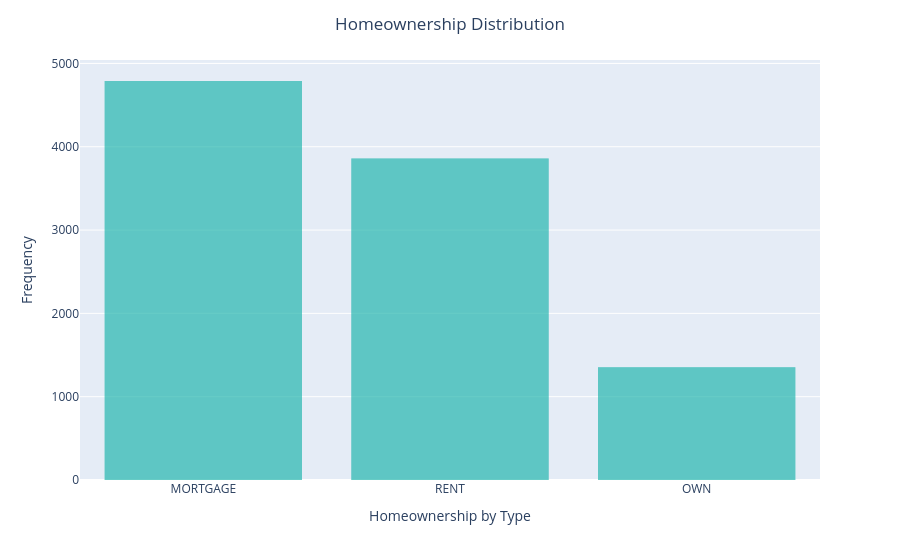

The notebook cell saved with this chart:
### Markdown cell above
**Q7** Can you figure out how to add x labels, y labels, and a title to this graph?

### Code cell
# Your code here
fig = px.bar(DF,
            x='homeownership',
            color_discrete_sequence=['lightseagreen'])
fig.update_traces(dict(marker_line_width=0))
fig.update_layout(title= 'Homeownership Distribution',
                  title_x=.5,
                  xaxis_title='Homeownership by Type',
                  yaxis_title='Frequency')
fig.show()

### Figure 1 — Plotly figure (JSON) as saved in the notebook; plotly's stock layout.template omitted (floating-point values rounded to 4 significant figures; data arrays with more than 128 entries replaced by an {"elided": "..."} marker saying what was removed)
{"data": [{"hovertemplate": "homeownership=%{x}<br>count=%{y}<extra></extra>", "legendgroup": "", "marker": {"color": "lightseagreen", "line": {"width": 0}, "pattern": {"shape": ""}}, "name": "", "orientation": "v", "showlegend": false, "textposition": "auto", "type": "bar", "x": {"elided": "10000 str values"}, "xaxis": "x", "y": {"elided": "10000 int values"}, "yaxis": "y"}], "layout": {"barmode": "relative", "legend": {"tracegroupgap": 0}, "margin": {"t": 60}, "title": {"text": "Homeownership Distribution", "x": 0.5}, "xaxis": {"anchor": "y", "domain": [0, 1], "title": {"text": "Homeownership by Type"}}, "yaxis": {"anchor": "x", "domain": [0, 1], "title": {"text": "Frequency"}}}}
